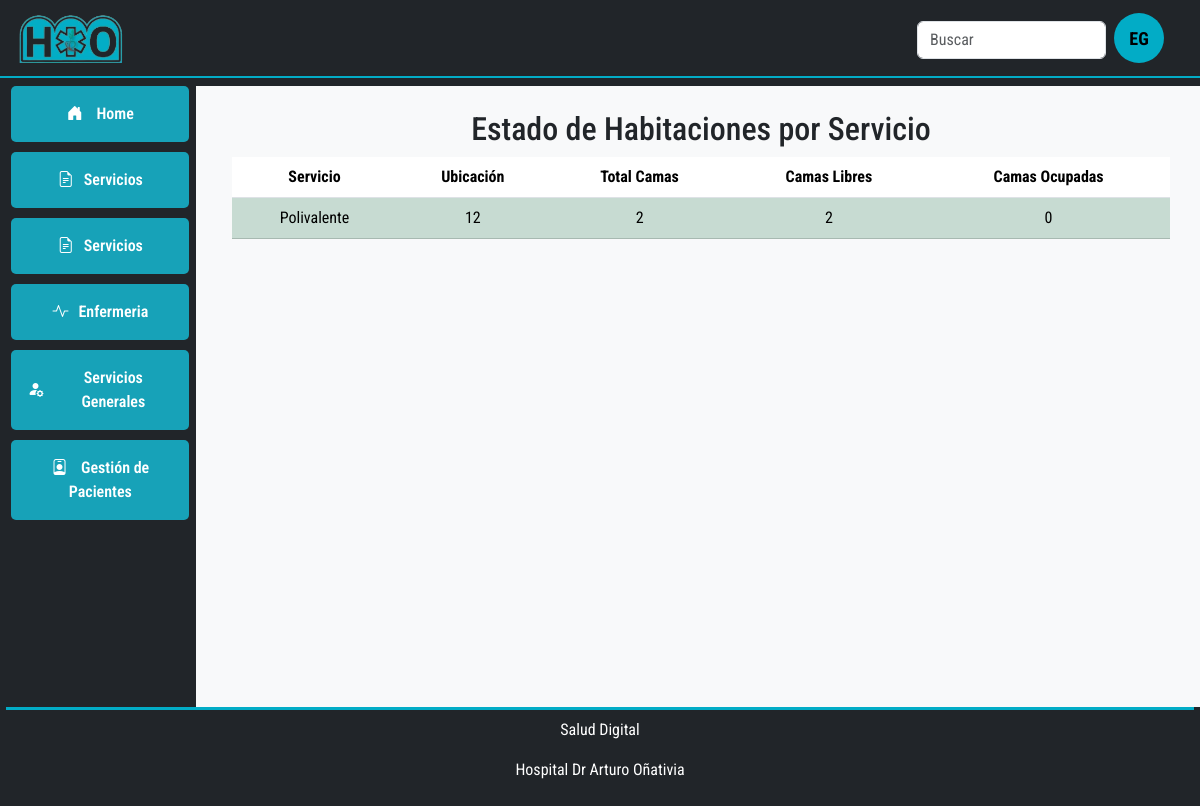
The page /habitaciones-por-servicio/ on the database as committed earlier.
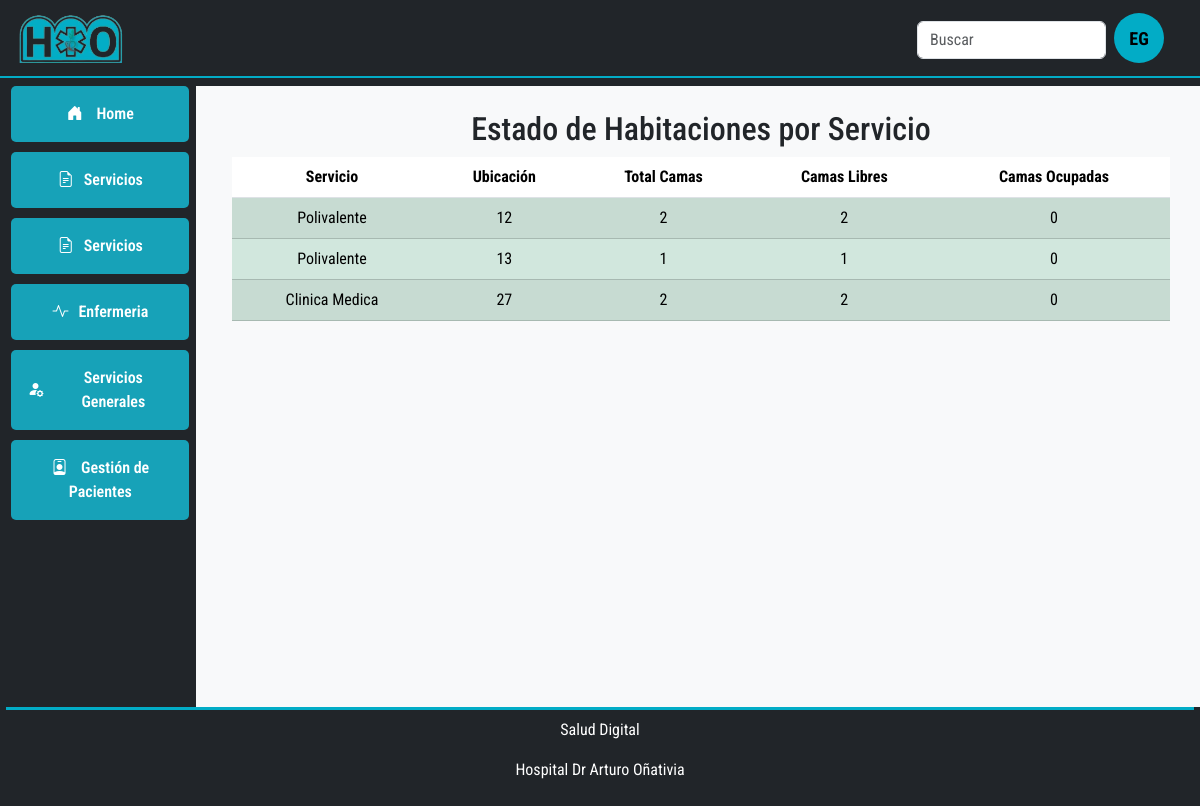
The same page on the database as committed later.
### gestioncamas/models.py (models this page shows, shortened)
class Servicio(models.Model):
    nombre = models.CharField(max_length=100)
    descripcion = models.TextField()
    color_identificativo = models.CharField(max_length=7)
    orden_visualizacion = models.IntegerField()
    capacidad_total = models.IntegerField()
    nivel_alerta_ocupacion = models.IntegerField()
    activo = models.BooleanField(default=True)
    created_at = models.DateTimeField(auto_now_add=True)
    updated_at = models.DateTimeField(auto_now=True)

class Ubicacion(models.Model):
    TIPO_CHOICES = [('HABITACION', 'Habitación'), ('AREA', 'Área')]
    servicio = models.ForeignKey(Servicio, on_delete=models.CASCADE)
    nombre = models.CharField(max_length=100)
    tipo = models.CharField(choices=TIPO_CHOICES, max_length=10)
    capacidad = models.IntegerField()
    notas = models.TextField(blank=True)
    activo = models.BooleanField(default=True)
    created_at = models.DateTimeField(auto_now_add=True)
    updated_at = models.DateTimeField(auto_now=True)

### gestioncamas/views.py (the view)
# urls.py: path('habitaciones-por-servicio/', views.habitaciones_por_servicio, name='habitaciones_por_servicio'),
def habitaciones_por_servicio(request):
    servicios = Servicio.objects.all()
    data = []
    for servicio in servicios:
        ubicaciones = servicio.ubicacion_set.all()  # Obtener todas las ubicaciones asociadas al servicio
        for ubicacion in ubicaciones:
            camas = ubicacion.cama_set.all()  # Obtener todas las camas de la ubicación
            total_camas = camas.count()
            camas_libres = camas.filter(estado='LIBRE').count()
            camas_ocupadas = total_camas - camas_libres
            if camas_libres > 0:
                color = 'green'  # Hay camas libres
            else:
                color = 'red'  # Todas las camas están ocupadas
            data.append({
                'servicio': servicio,
                'ubicacion': ubicacion,
                'total_camas': total_camas,
                'camas_libres': camas_libres,
                'camas_ocupadas': camas_ocupadas,
                'color': color,
            })
    return render(request, 'gestioncamas/habitaciones_por_servicio.html', {'data': data})

### gestioncamas/templates/gestioncamas/habitaciones_por_servicio.html (shortened to what this page needs)
{% extends 'base.html' %}
{% block main_content %}
    <div class="container">
        <h2>Estado de Habitaciones por Servicio</h2>
        <table class="table table-striped">
            <thead>
                <tr>
                    <th>Servicio</th>
                    <th>Ubicación</th>
                    <th>Total Camas</th>
                    <th>Camas Libres</th>
                    <th>Camas Ocupadas</th>
                </tr>
            </thead>
            <tbody>
                {% for item in data %}
                    <tr class="
                        {% if item.camas_libres == 0 %}
                            table-danger
                        {% elif item.camas_libres > 0 %}
                            table-success
                        {% else %}
                            table-warning
                        {% endif %}
                    ">
                        <td>{{ item.servicio.nombre }}</td>
                        <td>{{ item.ubicacion.nombre }}</td>
                        <td>{{ item.total_camas }}</td>
                        <td>{{ item.camas_libres }}</td>
                        <td>{{ item.camas_ocupadas }}</td>
                    </tr>
                {% endfor %}
            </tbody>
        </table>
    </div>
{% endblock %}

Rows that differ between the two databases and show on the page:
now on one of the page's lists (row edited): Servicio: servicio.nombre "Polivalente", ubicacion.nombre "13"
added Servicio: servicio.nombre "Clinica Medica", ubicacion.nombre "27", total_camas "2", camas_libres "2", camas_ocupadas "0"
